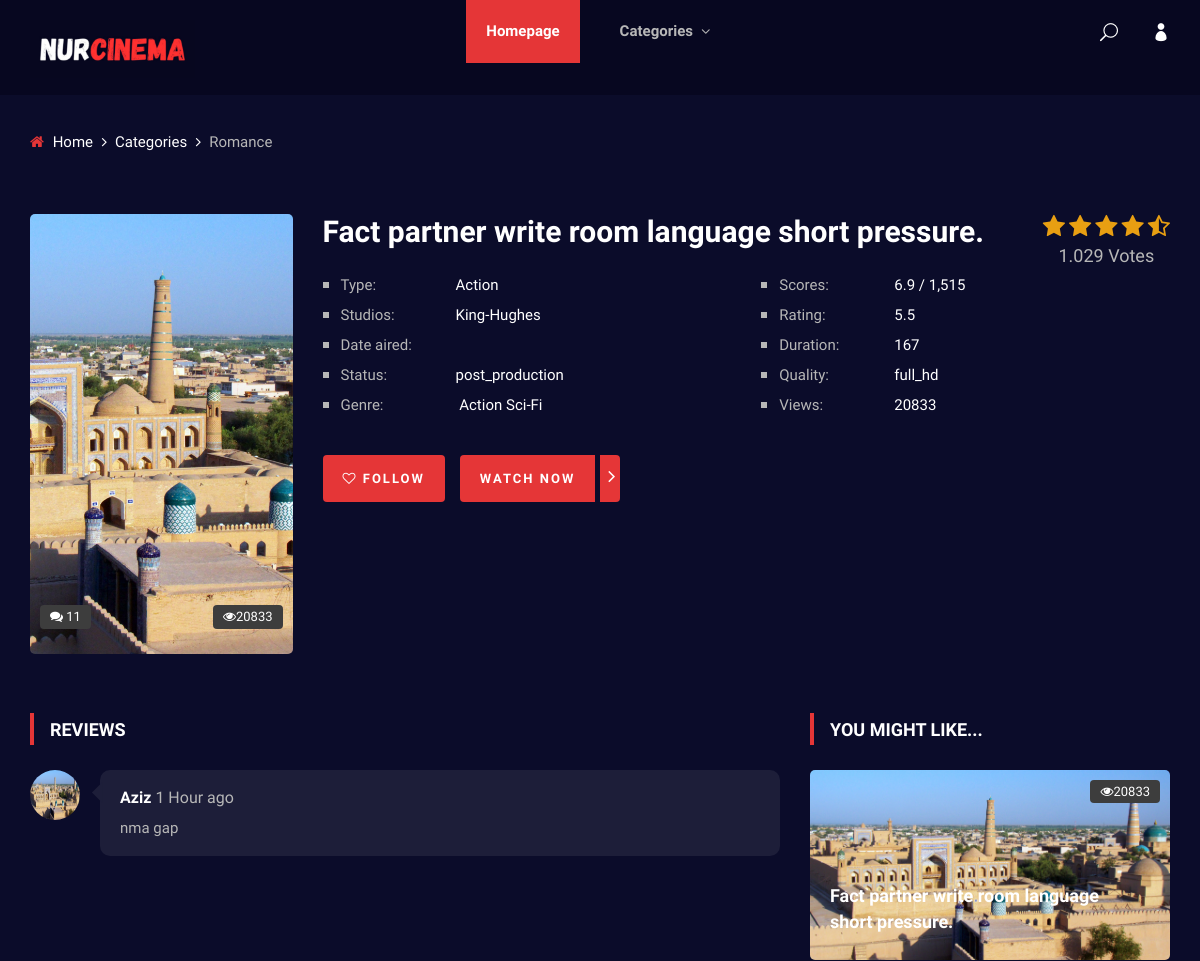
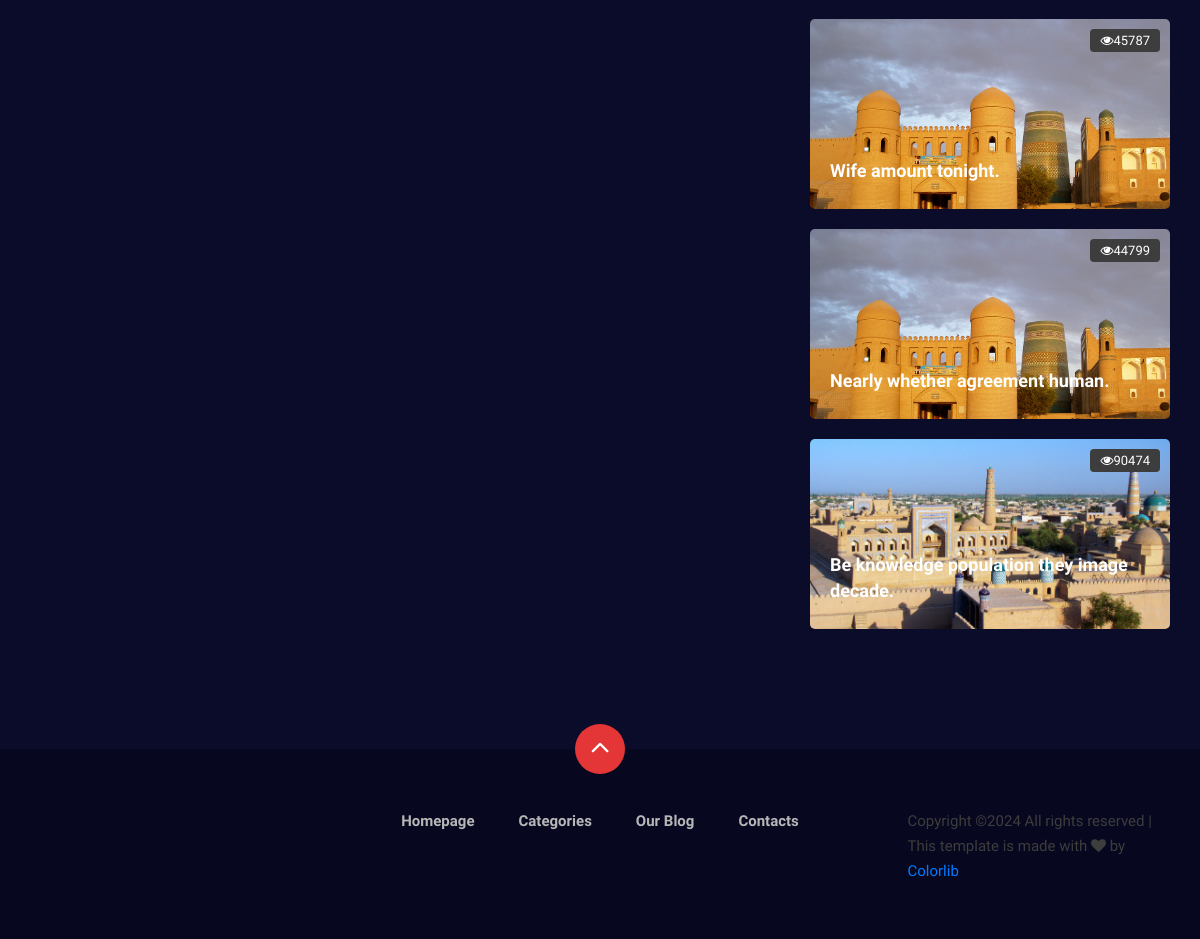
Screenshot of /movie/fact-partner-write-room-language-short-pressure/ with the database file from the repository (2 pictures, top to bottom).
### movies/models.py (models this page shows, shortened)
class Movie(Model):
    title = CharField(max_length=555, help_text="Kino sarlavhasi")
    description = TextField(help_text="Kino tavsilotlari")
    duration = IntegerField(help_text="Kino davomiyligi (minutda)")
    movie_type = CharField(max_length=255, help_text="Kino janri")
    studios = CharField(max_length=350, help_text="Ishlab chiqaruvchi studio")
    release_date = DateField(help_text="Kino premyerasi sana")
    rating = FloatField(help_text="Kino reytingi")
    views = IntegerField(help_text="Ko'rishlar soni")
    is_active = BooleanField(default=True, help_text="Aktivligi")
    quality = CharField(max_length=20, choices=QualityChoices.choices)
    scores = FloatField(help_text="Scoring")
    status = CharField(max_length=25, choices=MovieStatusChoices.choices,
                       default=MovieStatusChoices.COMING_SOON,
                       help_text="Kino statusi")
    image = ImageField(upload_to='movie_images/', help_text="Kino banneri")
    video = FileField(upload_to='movies/', help_text="Kino/Treyler fayli")
    thumb = FileField(upload_to='movie_thumbs/', help_text="Thumb fayli",
                      null=True, blank=True)
    type = CharField(max_length=20, choices=MovieTypeChoices.choices,
                     default=MovieTypeChoices.REGULAR,
                     help_text="Kino joylashuvi")
    slug = SlugField(unique=True, null=True, blank=True)
    created_at = DateTimeField(auto_now=True)
    updated_at = DateTimeField(auto_now_add=True)
    movie_genre = ManyToManyField('Genre', through='MovieGenre')

class MovieGenre(Model):
    movie = ForeignKey(Movie, on_delete=CASCADE)
    genre = ForeignKey(Genre, on_delete=CASCADE)

class Genre(Model):
    name = CharField(max_length=255, help_text="Kino Janri")

### users/models.py (models this page shows)
class UserReview(Model):
    user = ForeignKey(User, on_delete=CASCADE)
    movie = ForeignKey(Movie, on_delete=CASCADE)
    comment = TextField()

class User(AbstractUser):
    pass

### movies/views.py (the view, shortened to what this page needs)
# urls.py: path('movie/<slug:slug>/', movie_detail, name='movie_detail'),
def movie_detail(request, slug):
    movie = Movie.objects.get(slug=slug)
    reviews = UserReview.objects.all().order_by('-id')
    you_might_like = Movie.objects.filter(type=movie.type)[:4]
    context = {
        'movie': movie ,
        'reviews' : reviews,
        'you_might_like' : you_might_like
    }
    return render(request, 'movie-details.html', context=context)

### movies/context_processors.py (called while the page is built)
def movie_detail_slug(request):
    movie_detail_slug = Movie.objects.first().slug
    return {'movie_detail_slug': movie_detail_slug}

### templates/movie-details.html (shortened to what this page needs)
{% extends 'base.html' %}
{% block legenda %}
    <div class="breadcrumb-option">
        <div class="container">
            <div class="row">
                <div class="col-lg-12">
                    <div class="breadcrumb__links">
                        <a href="./index.html"><i class="fa fa-home"></i> Home</a>
                        <a href="./categories.html">Categories</a>
                        <span>Romance</span>
                    </div>
                </div>
            </div>
        </div>
    </div>
    <section class="anime-details spad">
        <div class="container">
            <div class="anime__details__content">
                <div class="row">
                    <div class="col-lg-3">
                        <div class="anime__details__pic set-bg" data-setbg="{{ movie.image.url }}">
                            <div class="comment"><i class="fa fa-comments"></i> 11</div>
                            <div class="view"><i class="fa fa-eye"></i>{{ movie.views }}</div>
                        </div>
                    </div>
                    <div class="col-lg-9">
                        <div class="anime__details__text">
                            <div class="anime__details__title">
                                <h3>{{ movie.title }}</h3>
                            </div>
                            <div class="anime__details__rating">
                                <div class="rating">
                                    <a href="#"><i class="fa fa-star"></i></a>
                                    <a href="#"><i class="fa fa-star"></i></a>
                                    <a href="#"><i class="fa fa-star"></i></a>
                                    <a href="#"><i class="fa fa-star"></i></a>
                                    <a href="#"><i class="fa fa-star-half-o"></i></a>
                                </div>
                                <span>1.029 Votes</span>
                            </div>
                            <div class="anime__details__widget">
                                <div class="row">
                                    <div class="col-lg-6 col-md-6">
                                        <ul>
                                            <li><span>Type:</span>{{ movie.movie_type }}</li>
                                            <li><span>Studios:</span>{{ movie.studios }}</li>
                                            <li><span>Date aired:</span>{{ movie.release_data }}</li>
                                            <li><span>Status:</span>{{ movie.status }}</li>
                                            <li><span>Genre:</span>
                                                {% for genre in movie.moviegenre_set.all %}
                                                    {% if forloop.last %}
                                                        {{ genre.genre.name }}
                                                    {% else %}
                                                        {{ genre.genre.name }}
                                                    {% endif %}
                                                {% endfor %}
                                            </li>
                                        </ul>
                                    </div>
                                    <div class="col-lg-6 col-md-6">
                                        <ul>
                                            <li><span>Scores:</span>{{ movie.scores }} / 1,515</li>
                                            <li><span>Rating:</span>{{ movie.rating }}</li>
                                            <li><span>Duration:</span>{{ movie.duration }}</li>
                                            <li><span>Quality:</span>{{ movie.quality }}</li>
                                            <li><span>Views:</span>{{ movie.views }}</li>
                                        </ul>
                                    </div>
                                </div>
                            </div>
                            <div class="anime__details__btn">
                                <a href="#" class="follow-btn"><i class="fa fa-heart-o"></i> Follow</a>
                                <a href="{% url 'watch' movie.slug %}" class="watch-btn"><span>Watch Now</span> <i
                                    class="fa fa-angle-right"></i></a>
                                </div>
                            </div>
                        </div>
                    </div>
                </div>
                <div class="row">
                    <div class="col-lg-8 col-md-8">
                        <div class="anime__details__review">
                            <div class="section-title">
                                <h5>Reviews</h5>
                            </div>
                            {% for review in reviews %}
                            <div class="anime__review__item">
                                <div class="anime__review__item__pic">
                                    <img src="{{ review.movie.image.url }}" alt="">
                                </div>
                                <div class="anime__review__item__text">
                                    <h6>{{ review.user.username }}<span> 1 Hour ago</span></h6>
                                    <p>{{ review.comment }}</p>
                                </div>
                            </div>
                            {% endfor %}
                        </div>
                    </div>
                    <div class="col-lg-4 col-md-4">
                        <div class="anime__details__sidebar">
                            <div class="section-title">
                                <h5>you might like...</h5>
                            </div>
                            {% for like in you_might_like %}
                            <div class="product__sidebar__view__item set-bg" data-setbg="{{ like.image.url }}">
                                <div class="view"><i class="fa fa-eye"></i>{{ like.views }}</div>
                                <h5><a href="{ url 'movie_detail' like.slug }">{{ like.title }}</a></h5>
                            </div>
                            {% endfor %}
                        </div>
                    </div>
                </div>
            </div>
        </section>
{% endblock %}

### rows the page displays
Movie: views "20833", title "Fact partner write room language short pressure.", movie_type "Action", studios "King-Hughes", status "post_production", scores "6.9", rating "5.5", duration "167", quality "full_hd"
MovieGenre: genre.name "Action"
MovieGenre: genre.name "Sci-Fi"
UserReview: movie.image (picture), user.username "Aziz", comment "nma gap"
Movie: views "45787", title "Wife amount tonight."
Movie: views "44799", title "Nearly whether agreement human."
Movie: views "90474", title "Be knowledge population they image decade."
